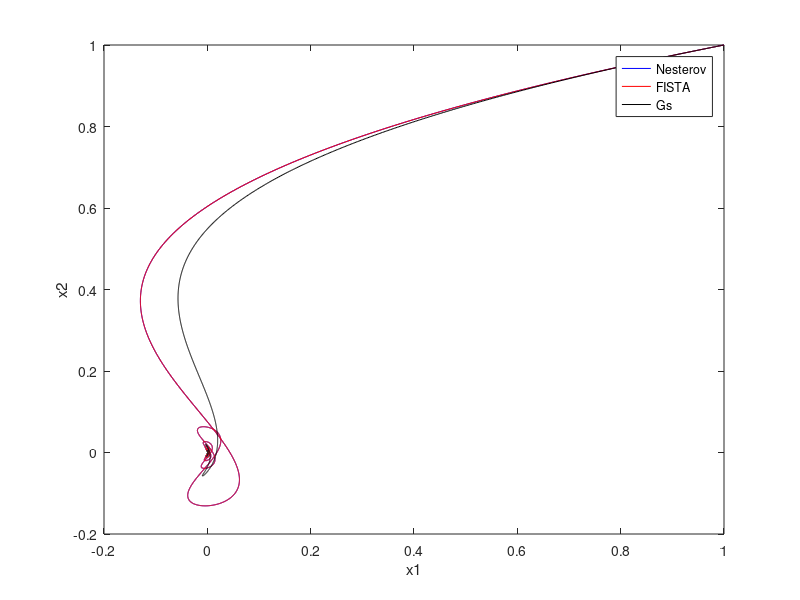
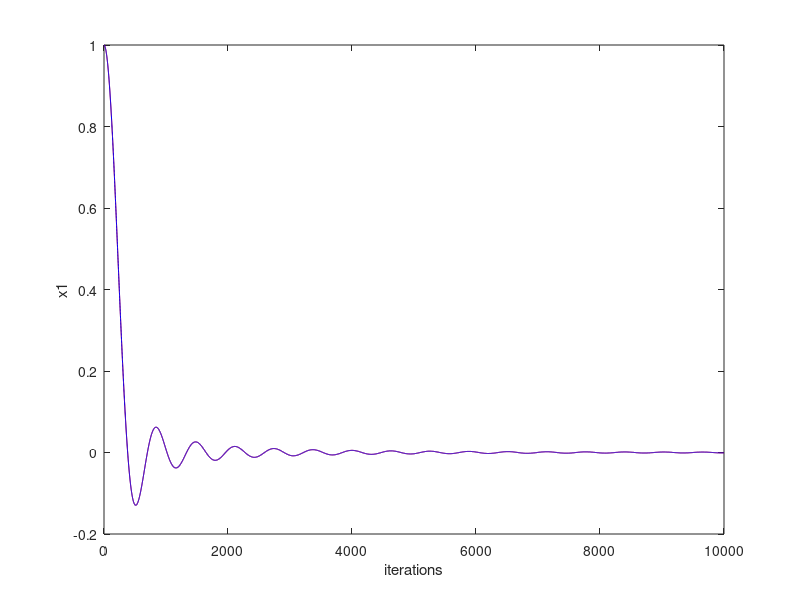

MATLAB code to generate these figures, in order:
clear 
clc
A = [0.02 0;0 0.005];
x0 = [1,1]';
b = [0 0]';
%% Nesterov
K = 10000;
xk = x0;
xk_1 = x0;
yk = x0;
yk_1 = x0;
theta = 1;
error1 = zeros(K-1,1);
x1 = zeros(K, 1);
x2 = zeros(K, 1);
th = zeros(K, 1);
s = 0.005;
for i = 1: K
    xk = yk_1 - s * (A * yk_1 + b) ;
    theta1 = (sqrt(theta^4 + 4*theta^2) - theta^2) /2 ;
    yk = xk + (theta^-1 - 1) * theta1 * (xk - xk_1);
    x1(i) = xk_1(1);
    x2(i) = xk_1(2);
    error1(i) = 0.02 * (xk_1(1)^2) + 0.005 * (xk_1(2)^2);
    th(i) = theta;    
    theta = theta1;
    xk_1 = xk;
    yk_1 = yk;
end
%% FISTA
uk = x0;
uk_1 = x0;
vk = x0;
L =  max(eig(A));
t1 = 1;
error2 = zeros(K-1,1);
u1 = zeros(K, 1);
u2 = zeros(K, 1);
t = zeros(K, 1);
for i = 1: K
    uk = vk - 0.0001 * L^-1 * (A * vk + b) ;
    t2 = (1 + sqrt(1 + 4 * t1^2)) / 2 ;
    vk1 = uk + (t1 - 1) * t2^-1 * (uk - uk_1);
    u1(i) = uk_1(1);
    u2(i) = uk_1(2);
    error2(i) = 0.02 * (uk_1(1)^2) + 0.005 * (uk_1(2)^2);
    t(i) = t1;    
    uk_1 = uk;
    vk = vk1;
    t1 = t2;
end
%% New method
sk = x0;
sk_1 = x0;
tk = x0;
tk_1 = x0;
la = 1;
la_1 = 1;
error3 = zeros(K-1,1);
s1 = zeros(K, 1);
s2 = zeros(K, 1);
lamda = zeros(K, 1);
s = 0.005;
r = 5;
for i = 1: K
    sk = tk_1 - s * (A * tk_1 + b) ;
    la = (r-1) / (i+r-1);
    tk = sk + (la_1^-1 - 1) * la * (sk - sk_1);
    s1(i) = sk_1(1);
    s2(i) = sk_1(2);
    error1(i) = 0.02 * (sk_1(1)^2) + 0.005 * (sk_1(2)^2);
    lamda(i) = la_1;    
    la_1 = la;
    sk_1 = sk;
    tk_1 = tk;
end
%% graph
figure(1)
plot(x1,x2,'color','blue')
hold on 
plot(u1,u2,'color','red')
hold on
plot(s1,s2,'color','black')
xlabel('x1')
ylabel('x2')
legend('Nesterov','FISTA','Gs')
%% graph2
iteration = linspace(1,K,K);
figure(2)
plot(iteration,x1,'color','red')
hold on
plot(iteration,u1,'color','blue')
%axis([0 K -0.01 0.01])
xlabel('iterations')
ylabel('x1')